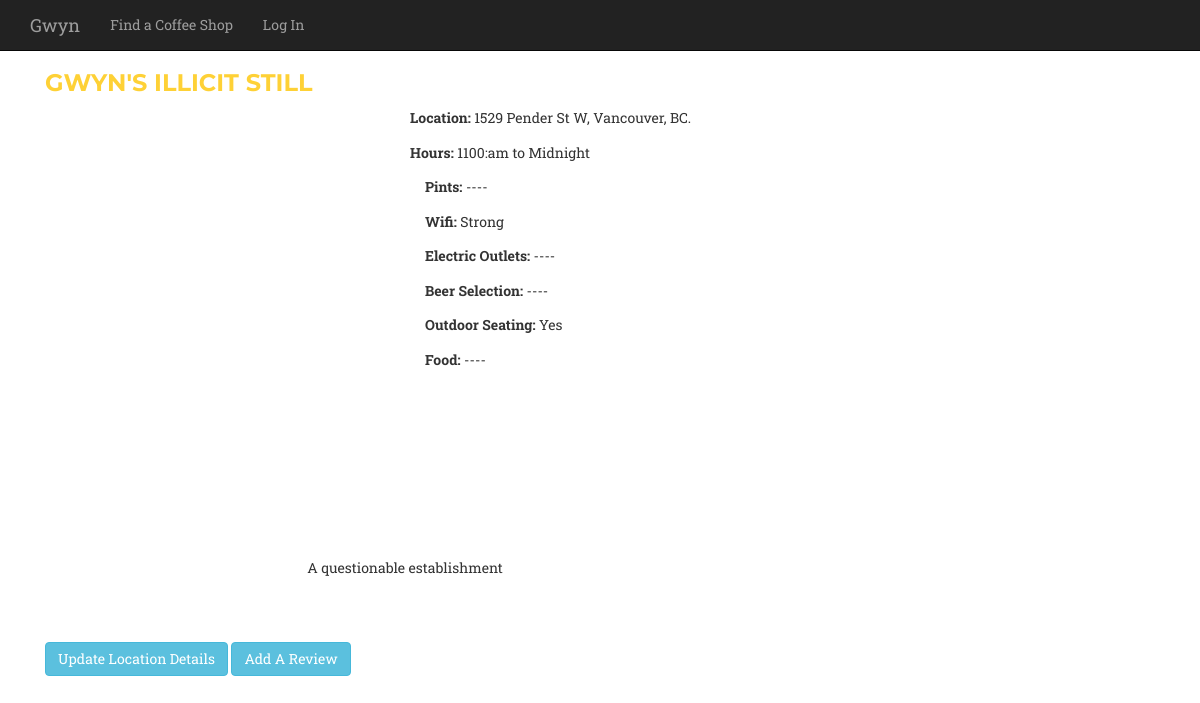
/location/3/detail/, run on the app's committed database.
### core/models.py (models this page shows, shortened)
class Location(models.Model):
    title = models.CharField(max_length=300)
    description = models.CharField(null=True, blank=True,max_length=300)
    address = models.CharField(null=True, blank=True,max_length=300)
    hours = models.CharField(null=True, blank=True,max_length=300)
    website = models.CharField(null=True, blank=True,max_length=300)
    description = models.TextField(null=True, blank=True)
    created_at = models.DateTimeField(auto_now_add=True)
    image_file = models.ImageField(upload_to=upload_to_location, null=True, blank=True)
    pints = models.IntegerField(choices=PINT_CHOICES, null=True, blank=True)
    wifi = models.IntegerField(choices=WIFI_CHOICES, null=True, blank=True)
    outlets = models.IntegerField(choices=PLURAL_CHOICES, null=True, blank=True)
    selection = models.IntegerField(choices=COFFEE_CHOICES, null=True, blank=True)
    outdoor = models.IntegerField(choices=YESNO_CHOICES, null=True, blank=True)
    food = models.IntegerField(choices=COFFEE_CHOICES, null=True, blank=True)
    position = GeopositionField(null=True, blank=True)
    def get_absolute_url(self):
    	return reverse(viewname="location_list", args=[self.id])
    def get_average_rating(self):
    	average = self.review_set.all().aggregate(Avg('rating'))['rating__avg']
        if average == None:
            return average
        else:
            return int(average)
    def get_reviews(self):
        return self.review_set.all()

### core/views.py (the view)
# urls.py: url(r'location/(?P<pk>\d+)/detail/$', coreviews.LocationDetailView.as_view(), name='location_list'),
class LocationDetailView(DetailView):
    model = coremodels.Location
    template_name = 'location/detail.html'
    context_object_name = 'location'

### templates/location/detail.html (shortened to what this page needs)
{% extends "base/theme.html" %}
{% block main_content %}
<div class="container">
       <div class="col-md-12">
				<div class="row">
 						<div class="col-md-8">
 							<h3><a href="{{ location.get_absolute_url }}">{{ location.title }}</a></h3>
 						</div>
 						<div class="col-md-4">
 							<h3>{% include 'base/rating.html' with rating=location.get_average_rating %}</h3>
 						</div>
 					</div>
 					<div class="row">
	 					<div class="col-md-4">
	 						<div class="wide-map short-map" id="map">
	 					</div>
	 				</div>
 						<div class="row">
 							{% if location.address %}<p><b>Location: </b>  {{ location.address }}</p>{% endif %}
	 						{% if location.hours %}<p><b>Hours:</b>  {{ location.hours }}</p>{% endif %}
	 						{% include 'location/specifics.html' with location=location %}
 						</div>
 						<div class="row">
 							<div class="col-md-8 descrip">
 								<p>{{ location.description }}</p>
 							</div>
 						</div>
 						<div class="row">
							<div class="col-md-8 gwynimages">
 							</div>
 						</div>
 							<div class="col-md-12">
	 								<a type="button" href="{% url 'location_update' pk=location.id %}" class="btn btn-info">Update Location Details</a>
	 								<a type="button" href="{% url 'review_create' pk=location.id %}" class="btn btn-info">Add A Review</a>
							</div>
 						</div>
 					</div>
 				</div>
{% endblock %}

### templates/location/specifics.html
<div class="row">
<div class="col-md-4">
<p><b>Pints: </b>{% if location.pints %}{{ location.get_pints_display }}{% else %}----{% endif %}</p>
<p><b>Wifi: </b>{% if location.wifi %}{{ location.get_wifi_display }}{% else %}----{% endif %}</p>
<p><b>Electric Outlets: </b>{% if location.outlets %}{{ location.get_outlets_display }}{% else %}----{% endif %}</p>
<p><b>Beer Selection: </b>{% if location.selection %}{{ location.get_selection_display }}{% else %}----{% endif %}</p>
<p><b>Outdoor Seating: </b>{% if location.outdoor %}{{ location.get_outdoor_display }}{% else %}----{% endif %}</p>
<p><b>Food: </b>{% if location.food %}{{ location.get_food_display }}{% else %}----{% endif %}</p>
</div>
</div>

### static/css/agency.css (style rules this page uses)
body { overflow-x: hidden; font-family: "Roboto Slab","Helvetica Neue",Helvetica,Arial,sans-serif; }
p { font-size: 14px; line-height: 1.75; }
a, a:hover, a:focus, a:active, a.active { outline: 0; }
a { color: #fed136; }
h1, h2, h3, h4, h5, h6 { text-transform: uppercase; font-family: Montserrat,"Helvetica Neue",Helvetica,Arial,sans-serif; font-weight: 700; }
body { webkit-tap-highlight-color: #fed136; }

### static/css/style.css (style rules this page uses)
body { padding-top: 50px; }
div.gwynimages { max-width: 100%; max-height: 100%; }
.wide-map { height:400px; }
div.descrip { padding: 50px 50px; text-align: center; }

### data on the page
Location: title "GWYN'S ILLICIT STILL", address "1529 Pender St W, Vancouver, BC.", hours "1100:am to Midnight", wifi "Strong", outdoor "Yes", description "A questionable establishment"
